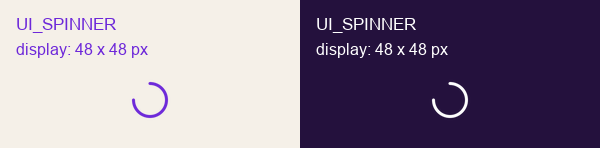
#> input picture art-source/previews/ART-35/spinner-display-light-dark.png, 600 x 148 px
$ python -i produce_art35.py   (imports and definitions only)
#> lines starting #> are read from the running program, lines starting #| are printed output that depends on the picture
"""ART-35 provenance, import metadata and inspection proofs. No Unity execution.

Run prepare after render_art35.cjs; run finalize only after viewing the proofs.
The SVGs are the editable sources; all text and tint in proofs are QA only.
"""
from pathlib import Path
import argparse
import hashlib
import json
import re
import subprocess
import sys
import uuid
from PIL import Image, ImageDraw, ImageFont, ImageOps

ROOT = Path(__file__).resolve().parents[3]
TID = 'ART-35'
BASE = 'e343fe943f23e096c703311707bf46f4ebe38817'
PREVIEW = 'art-source/previews/ART-35'
PROMPTS = 'docs/art/prompts/ART-35.json'
SOURCE = 'art-source/editable/ART-35/produce_art35.py'
BG = ['#F5F0E8', '#24113D']
OBSERVATIONS = {
    'UI_SPINNER': 'Arco único de 270 graus, abertura clara e pontas arredondadas; centro vazado e pivot central. Legível em 48 px, sem indicação numérica ou seta de reiniciar.',
    'TUTORIAL_TAP': 'Contorno neutro de dedo indicador com arco de contato acima da ponta. A mão ocupa apenas a caixa do glifo de 64 px; sem pele, detalhe anatômico ou caricatura. Arco e polegar distinguíveis nos dois fundos.',
    'TUTORIAL_DRAG': 'Mesmo contorno de contato do tap, com seta horizontal de duas pontas em vez de pulso circular. Direção de arraste legível em 64 px, com separação entre seta e dedo.',
    'TUTORIAL_FOCUS_RING': 'Anel circular completo, simétrico e vazado; o centro preserva o alvo visível. Traço contínuo legível em 64 px e distinto do spinner aberto.',
}


def read(path):
    return json.loads((ROOT / path).read_text(encoding='utf-8'))


# [4 lines left out: function write, not called in this run]


def sha(path):
    return hashlib.sha256((ROOT / path).read_bytes()).hexdigest()


# [5 lines left out: function run, not called in this run]


def validator(*args):
    return json.loads(run(sys.executable, 'tools/art/validate_assets.py', '--project', str(ROOT), *args))


def font(size):
    return ImageFont.truetype('C:/Windows/Fonts/arial.ttf', size)


# [4 lines left out: function tint, not called in this run]


def metrics(image):
    alpha = image.getchannel('A')
    hist = alpha.histogram()
    box = alpha.getbbox()
    margins = [box[0], box[1], image.width-box[2], image.height-box[3]]
    visible = [rgb for rgb in image.getdata() if rgb[3]]
    return {'alpha_extrema': list(alpha.getextrema()), 'alpha_bbox_ltrb_px': list(box),
            'transparent_fraction': hist[0]/(image.width*image.height),
            'opaque_fraction': hist[255]/(image.width*image.height),
            'transparent_margins_ltrb_px': margins,
            'outer_edge_alpha_max': max(max(alpha.crop(rect).getdata()) for rect in
                [(0,0,image.width,1), (0,image.height-1,image.width,image.height),
                 (0,0,1,image.height), (image.width-1,0,image.width,image.height)]),
            'all_visible_rgb_white': all(px[:3] == (255,255,255) for px in visible),
            'center_alpha': alpha.getpixel((image.width//2, image.height//2))}


# [218 lines left out: functions nine_slice, proofs, prepare, finalize, audit, not called in this run]


# [5 lines not run here, left out]

>>> import cv2
>>> picture = cv2.imread('../../previews/ART-35/spinner-display-light-dark.png', cv2.IMREAD_GRAYSCALE)
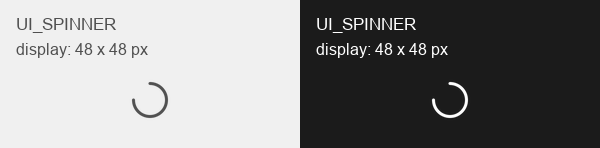
#> picture: shape (148, 600); min 27, max 255, mean 134.3
#> (the run stopped early here; a loop or call above may not have finished)
